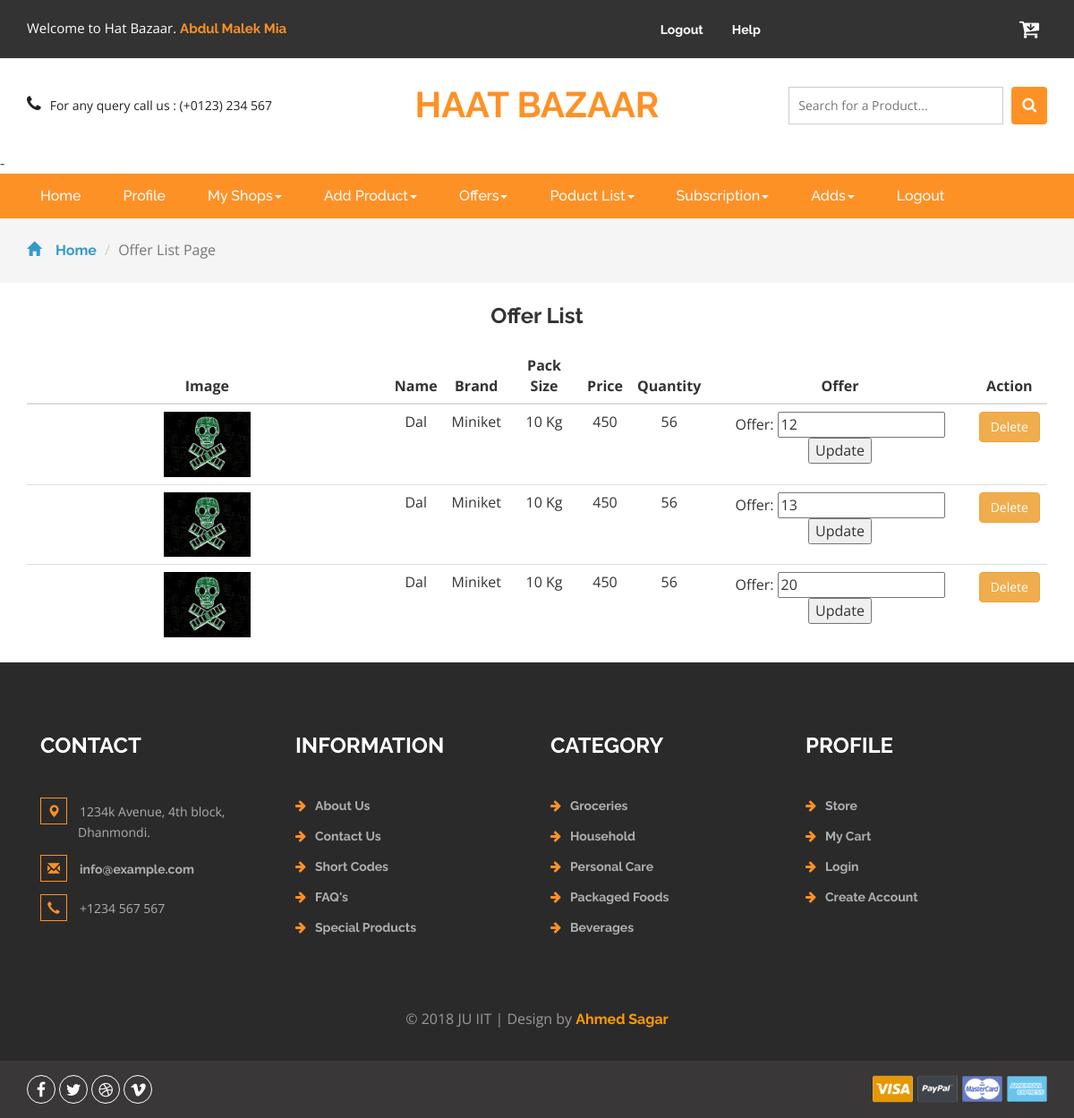
Page /all_offer.php?id=1 (signed in) on the committed database.
### tables this page shows
CREATE TABLE `customer_table` (
  `customer_id` int(10) NOT NULL,
  `customer_mobile` varchar(15) NOT NULL,
  `customer_name` varchar(50) NOT NULL,
  `customer_age` int(3) NOT NULL,
  `customer_city` varchar(100) NOT NULL,
  `customer_address` varchar(500) NOT NULL,
  `customer_sex` varchar(10) NOT NULL,
  `customer_image` varchar(100) NOT NULL
);

CREATE TABLE `offer_table` (
  `offer_id` int(10) NOT NULL,
  `offer_shop_id` int(10) NOT NULL,
  `offer_product_id` int(10) NOT NULL,
  `offer_details` int(10) NOT NULL
);

CREATE TABLE `product_table` (
  `product_id` int(100) NOT NULL,
  `product_name` varchar(100) NOT NULL,
  `product_brand` varchar(100) NOT NULL,
  `product_pack_size` varchar(20) NOT NULL,
  `product_image` varchar(100) NOT NULL,
  `product_price` varchar(20) NOT NULL,
  `product_place` varchar(100) NOT NULL,
  `product_type` varchar(100) NOT NULL,
  `product_quantity` int(10) NOT NULL,
  `product_shop_id` int(10) NOT NULL
);

### connection.php (called while the page is built)
<?php
	require 'function.php';
	try{
		$con=new PDO("mysql:host=localhost;dbname=cloud_shop_db","root","");
		$con->setAttribute(PDO::ATTR_ERRMODE, PDO::ERRMODE_EXCEPTION);
		$user = new USER($con);
	}
	 catch(PDOException $e)
		{
			 echo $e->getMessage();
		}
?>

### function.php (called while the page is built, shortened)
<?php
	class USER
	{
	    public $db;
	    function __construct($con)
	    {
	      $this->db = $con;
	    }
		public function getProductById($product_id)
		{
			$st = $this->db->prepare("SELECT * FROM product_table WHERE product_id='$product_id'");
			$st->setFetchMode(PDO::FETCH_ASSOC);
			$st->execute();
			$data=$st->fetch();
			return $data;
		}
		public function getOfferByShop($shop_id)
		{
			$st = $this->db->prepare("SELECT * FROM offer_table WHERE offer_shop_id='$shop_id'");
			$st->setFetchMode(PDO::FETCH_ASSOC);
			$st->execute();
			$data=$st->fetchAll();
			return $data;
		}
		public function getCustomerById($user_id)
		{
			$st = $this->db->prepare("SELECT * FROM customer_table WHERE customer_id='$user_id'");
			$st->setFetchMode(PDO::FETCH_ASSOC);
			$st->execute();
			$data=$st->fetch();
			return $data;
		}
}
?>

### all_offer.php (the view, shortened to what this page needs)
<?php
	require 'connection.php';
	$shop_id = $_GET['id'];
	$offer = $user->getOfferByShop($shop_id);
?>
<!DOCTYPE html>
<html>
<head>
<link href="css/bootstrap.css" rel="stylesheet" type="text/css" media="all" />
<link href="css/style.css" rel="stylesheet" type="text/css" media="all" />
<link href="css/font-awesome.css" rel="stylesheet">
</head>
<body>
	<?php
		include 'header_customer.php';
	?>
	<?php
		include 'navbar_customer.php';
	?>
	<div class="breadcrumbs">
		<div class="container">
			<ol class="breadcrumb breadcrumb1 animated wow slideInLeft" data-wow-delay=".5s">
				<li><a href="index_customer.php"><span class="glyphicon glyphicon-home" aria-hidden="true"></span>Home</a></li>
				<li class="active">Offer List Page</li>
			</ol>
		</div>
	</div>
	<div class="container" style="margin-top: 2%">
		<h3 class="text-center" style="margin-bottom: 2%"> Offer List </h3>
			<table class="table">
			  <thead class="thead-dark">
			    <tr class="text-center">
			      <th scope="col" class="text-center">Image</th>
			      <th scope="col" class="text-center">Name</th>
			      <th scope="col" class="text-center">Brand</th>
			      <th scope="col" class="text-center">Pack Size</th>
			      <th scope="col" class="text-center">Price</th>
			      <th scope="col" class="text-center">Quantity</th>
			      <th scope="col" class="text-center">Offer</th>
			      <th scope="col" class="text-center">Action</th>
			    </tr>
			  </thead>
			  <tbody>
			  	<?php foreach ($offer as $row) {
			  		$product = $user->getProductById($row['offer_product_id']);
			  		 ?>
			    <tr class="text-center">
			      	<td><img src="product_images/<?php if($product['product_image'] != NULL)
					{
						echo $product['product_image'];
					}
					else
						{
							echo 'No-image-available.jpg';
						}
					?>" style="max-height: 20%; max-width: 25%; margin: 0 auto;" class="img-responsive"></td>
					<td class="text-center"><?php echo $product['product_name']; ?></td>
					<td class="text-center"><?php echo $product['product_brand']; ?></td>
					<td class="text-center"><?php echo $product['product_pack_size']; ?></td>
					<td class="text-center"><?php echo $product['product_price']; ?></td>
					<td class="text-center"><?php echo $product['product_quantity']; ?></td>
					<td class="text-center">
						<form class="form-inline" method="POST" action="edit_offer.php?id=<?php echo $row['offer_id']; ?>">
							Offer: <input type="number" name="offer_details" value="<?php echo $row['offer_details']; ?>">
									<input type="submit" name="submit" value="Update">
						</form>
						</td>
					<td class="text-center"> <button type="button" class="btn btn-warning" onclick="window.location.href='delete_offer.php?id=<?php echo $row['offer_id']; ?>'">Delete</button></td>
					</tr>
			   <?php } ?>
			  </tbody>
			</table>
	</div>
<?php include 'footer.php'; ?>
<link href="css/skdslider.css" rel="stylesheet">
</body>
</html>

### header_customer.php (shortened to what this page needs)
<?php
	$id = $_SESSION['id'];
	$customer = $user->getCustomerById($id);
?>
<div class="agileits_header">
		<div class="container">
			<div class="w3l_offers">
				<p> Welcome to Hat Bazaar. <a href="index_customer.php"><?php echo $customer['customer_name'];?></a></p>
			</div>
			<div class="agile-login">
				<ul>
					<li><a href="logout.php">Logout</a></li>
					<li><a href="contact.php">Help</a></li>
				</ul>
			</div>
			<div class="product_list_header">
					<form action="#" method="post" class="last">
						<button class="w3view-cart" type="submit" name="submit" value=""><i class="fa fa-cart-arrow-down" aria-hidden="true"></i></button>
					</form>
			</div>
			<div class="clearfix"> </div>
		</div>
	</div>
	<div class="logo_products">
		<div class="container">
		<div class="w3ls_logo_products_left1">
				<ul class="phone_email">
					<li><i class="fa fa-phone" aria-hidden="true"></i>For any query call us : (+0123) 234 567</li>
				</ul>
			</div>
			<div class="w3ls_logo_products_left">
				<h1><a href="index.php">haat bazaar</a></h1>
			</div>
		<div class="w3l_search">
			<form action="#" method="post">
				<input type="search" name="Search" placeholder="Search for a Product..." required="">
				<button type="submit" class="btn btn-default search" aria-label="Left Align">
					<i class="fa fa-search" aria-hidden="true"> </i>
				</button>
			</form>
		</div>
			<div class="clearfix"> </div>
		</div>
	</div>

### css/style.css (style rules this page uses)
html, body { font-size: 100%; font-family: 'Open Sans', sans-serif; background:#ffffff; }
ul li,ol li { font-size:14px; }
p { margin:0; }
h1,h2,h3,h4,h5,h6,a { font-family: 'Raleway', sans-serif; margin:0; font-weight:700; }
ul,label { margin:0; padding:0; }
input[type="submit"],#PPMiniCart .minicart-submit,.w3ls_vegetables ul li a,input[type="reset"],.agileinfo_mail_grid_left ul li a,.events_bottom_left2 ul li a,.w3ls_service_grids1_right a,ul.agileits_social_icons li a,.w3l_banner_nav_right_banner_pet a,.w3ls_w3l_banner_nav_right_grid_head_grid ul li a,.products-breadcrumb ul li a,.w3_footer_grid ul li a,.w3l_fresh_vegetables_grid ul li a,.wthree_footer_copy p a,.agile_top_brand_left_grid1 .button,.w3ls_logo_products_left1 ul.special_items li a,.w3ls_logo_products_left1 ul.phone_email li a { transition: .5s ease-in; -webkit-transition: .5s ease-in; -moz-transition: .5s ease-in; -o-transition: .5s ease-in; -ms-transition: .5s ease-in; }
.agileits_header { background: #333333; padding: 12px 0; }
.w3l_offers { float: left; padding: 9px 0; width: 47%; }
.w3l_offers p { font-size: 15px; color: #fff; }
.w3l_offers p a { color: #fe9126; text-decoration: none; }
.w3l_search { float: right; width: 25.33%; margin: 0em 0 0em 0em; }
.w3l_search input[type="search"] { width: 83%; padding:10px; font-size: 14px; color: #999; outline: none; border: 1px solid #cccccc; background: none; -webkit-appearance: none; transition: 0.5s all; -webkit-transition: 0.5s all; -moz-transition: 0.5s all; }
i.fa.fa-phone { margin-right: 10px; font-size: 20px; }
button.btn.btn-default.search { background: #fe9126; padding: 11px 12px 11px; float: right; outline: none; border: none; }
.agile-login { float: left; width: 40%; text-align: center; padding: 9px 0; }
.agile-login ul li { display: inline-block; padding: 0em 1em; }
.agile-login ul li a { font-size: 1em; text-transform: capitalize; color: #fff; text-decoration: none; }
.w3l_search input[type="search"] { margin-top:0px; }
.w3l_search i.fa.fa-search { font-size: 17px; color:#fff; }
button.w3view-cart { background: transparent; border: none; }
.logo_products { padding: 2em 0; }
.w3ls_logo_products_left { float: left; text-align: center; width: 33.33%; }
.w3ls_logo_products_left h1 a { font-size: 40px; color: #fe9126; text-decoration: none; text-transform: uppercase; display: block; line-height: 1; }
.w3ls_logo_products_left1 { float: left; margin-top: 0.6em; width: 33.33%; }
.w3ls_logo_products_left1 ul.phone_email li { display:inline-block; color:#212121; }
.w3view-cart { background: #3399cc; border: none; -webkit-border-radius: 50%; -moz-border-radius: 50%; -o-border-radius: 50%; -ms-border-radius: 50%; border-radius: 50%; width: 40px; height: 40px; text-align: center; outline: none; }
.w3view-cart i.fa { font-size: 24px; color: #ffffff; vertical-align: middle; }
.product_list_header { float: right; }
.breadcrumb1 li span { left: 0em; padding-right: 1em; color: #3399cc; }
.breadcrumbs { padding: 1.5em 0; background: #f5f5f5; }
.breadcrumb { margin-bottom: 0 !important; padding: 0 !important; }
.breadcrumb1 li { font-size: 1em; color: #999; }
.breadcrumb1 li a { color: #3399cc; text-decoration: none; }
.glyphicon { position: relative; top: 1px; display: inline-block; font-family: 'Glyphicons Halflings'; font-style: normal; font-weight: 400; line-height: 1; -webkit-font-smoothing: antialiased; -moz-osx-font-smoothing: grayscale; color: #777; }

### rows in the picture
customer_table: customer_name "Abdul Malek Mia"
offer_table: product_table.product_image (picture), product_table.product_name "Dal", product_table.product_brand "Miniket", product_table.product_pack_size "10 Kg", product_table.product_price "450", product_table.product_quantity "56", offer_details "12"
offer_table: product_table.product_image (picture), product_table.product_name "Dal", product_table.product_brand "Miniket", product_table.product_pack_size "10 Kg", product_table.product_price "450", product_table.product_quantity "56", offer_details "13"
offer_table: product_table.product_image (picture), product_table.product_name "Dal", product_table.product_brand "Miniket", product_table.product_pack_size "10 Kg", product_table.product_price "450", product_table.product_quantity "56", offer_details "20"
